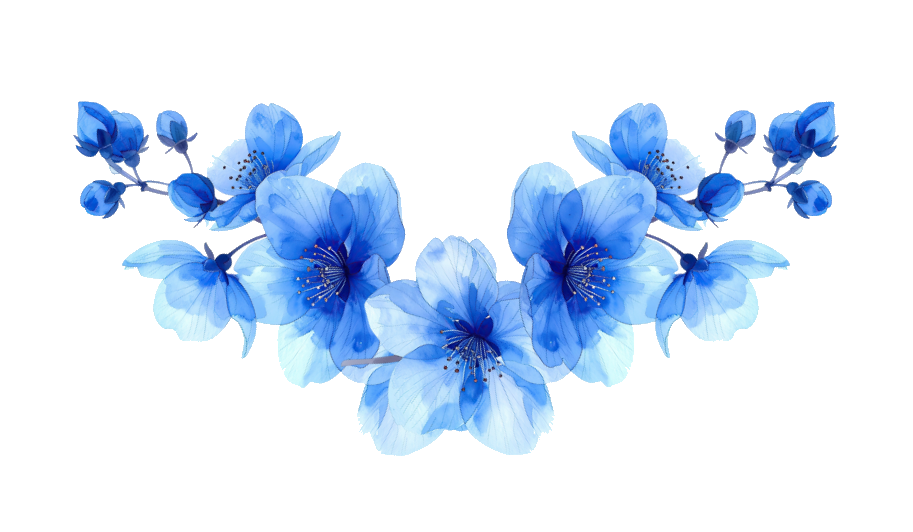
#> input picture assets/flor_sem_fundo.png, 913 x 532 px, found by its file name; its folder holds 6 pictures in this run
$ python prep_assets.py
#> lines starting #> are read from the running program, lines starting #| are printed output that depends on the picture
"""Prepara os assets otimizados usados pelos convites.

Gera em assets/build/:
  flor_spray.png   -> ramo horizontal recortado no bbox alpha (moldura topo/base)
  flor_canto.png   -> metade do ramo, para usar em cantos
  fundo.jpg        -> fundo vale verde otimizado
"""
from PIL import Image, ImageFilter
import numpy as np
import os

SRC = 'assets'
OUT = os.path.join(SRC, 'build')
os.makedirs(OUT, exist_ok=True)


def alpha_bbox(img):
    a = np.array(img.split()[-1])
    ys, xs = np.where(a > 6)
    return (xs.min(), ys.min(), xs.max() + 1, ys.max() + 1)


def main():
    flor = Image.open(os.path.join(SRC, 'flor_sem_fundo.png')).convert('RGBA')
#> flor is the input picture: PIL image 913x532 RGBA; mean R, G, B, A 215.9, 230, 248.2, 70.6
    flor = flor.crop(alpha_bbox(flor))
#> in alpha_bbox, `a = np.array(img.split()[-1])`:
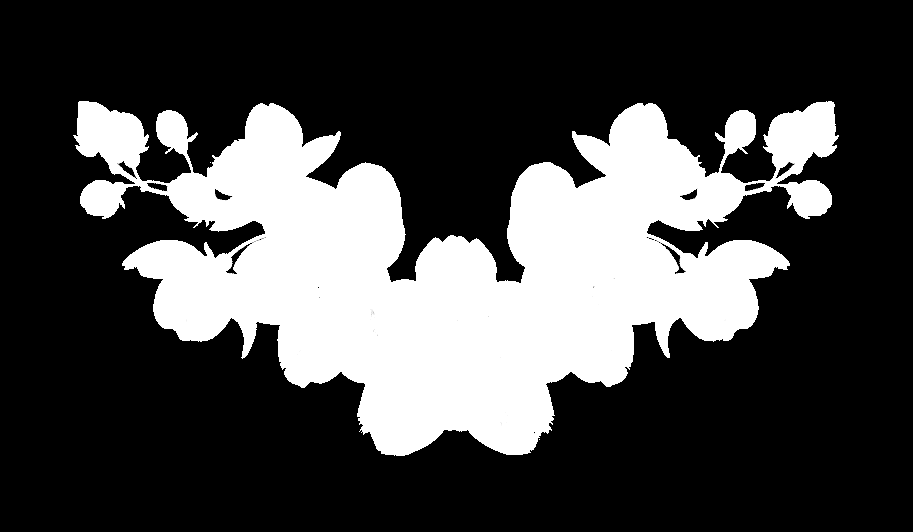
#> a: shape (532, 913); min 0, max 255, mean 70.6
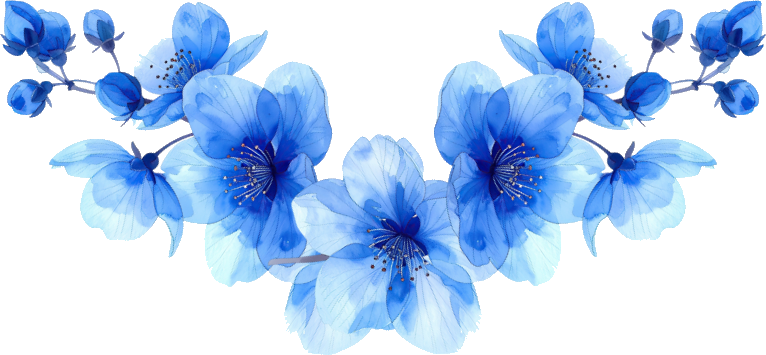
#> flor: PIL image 766x355 RGBA; mean R, G, B, A 185.1, 210.4, 242.9, 126.1; transparent parts drawn white

    # remove franjas: alpha muito baixo virou 0, borda ganha leve suavizacao
    d = np.array(flor)
    a = d[:, :, 3].astype(np.float32)
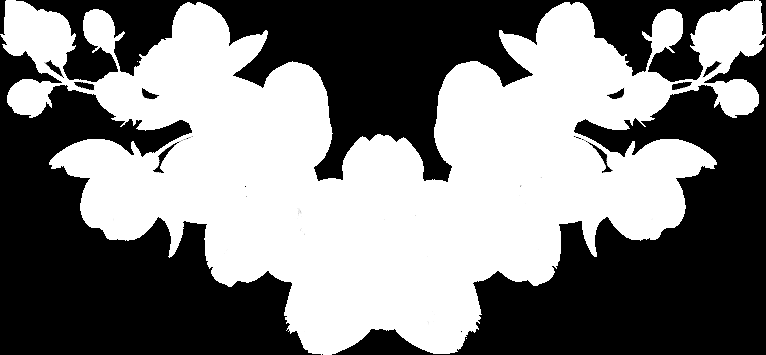
#> a: shape (355, 766) float32; min 0, max 255, mean 126.1
    a[a < 18] = 0
    d[:, :, 3] = a.astype(np.uint8)
    flor = Image.fromarray(d, 'RGBA')
    alpha = flor.split()[-1].filter(ImageFilter.GaussianBlur(0.6))
    flor.putalpha(alpha)

    spray = flor.copy()
    spray.thumbnail((1100, 1100), Image.LANCZOS)
    spray.save(os.path.join(OUT, 'flor_spray.png'), optimize=True)

    # canto: metade esquerda do ramo (ponta fina para dentro)
    w, h = flor.size
#> w = 766; h = 355
    canto = flor.crop((0, 0, int(w * 0.56), h))
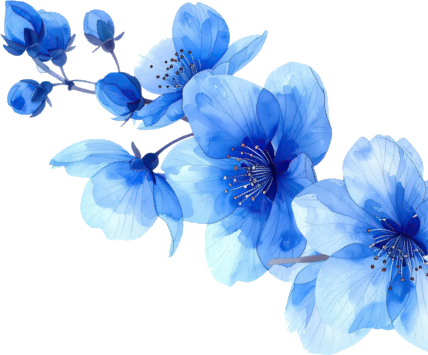
#> canto: PIL image 428x355 RGBA; mean R, G, B, A 185.7, 210.7, 242.8, 127.6; transparent parts drawn white
    canto = canto.crop(alpha_bbox(canto))
#> in alpha_bbox (call 2), `a = np.array(img.split()[-1])`:
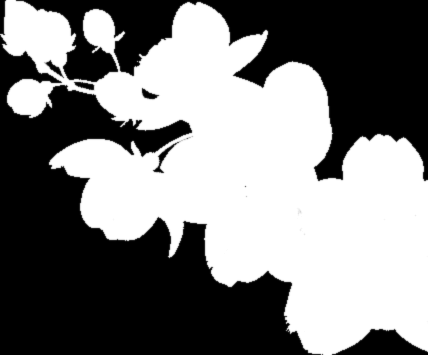
#> a: shape (355, 428); min 0, max 255, mean 127.6
    canto.thumbnail((760, 760), Image.LANCZOS)
    canto.save(os.path.join(OUT, 'flor_canto.png'), optimize=True)

    fundo = Image.open(os.path.join(SRC, 'vale_verde_fundo.png')).convert('RGB')
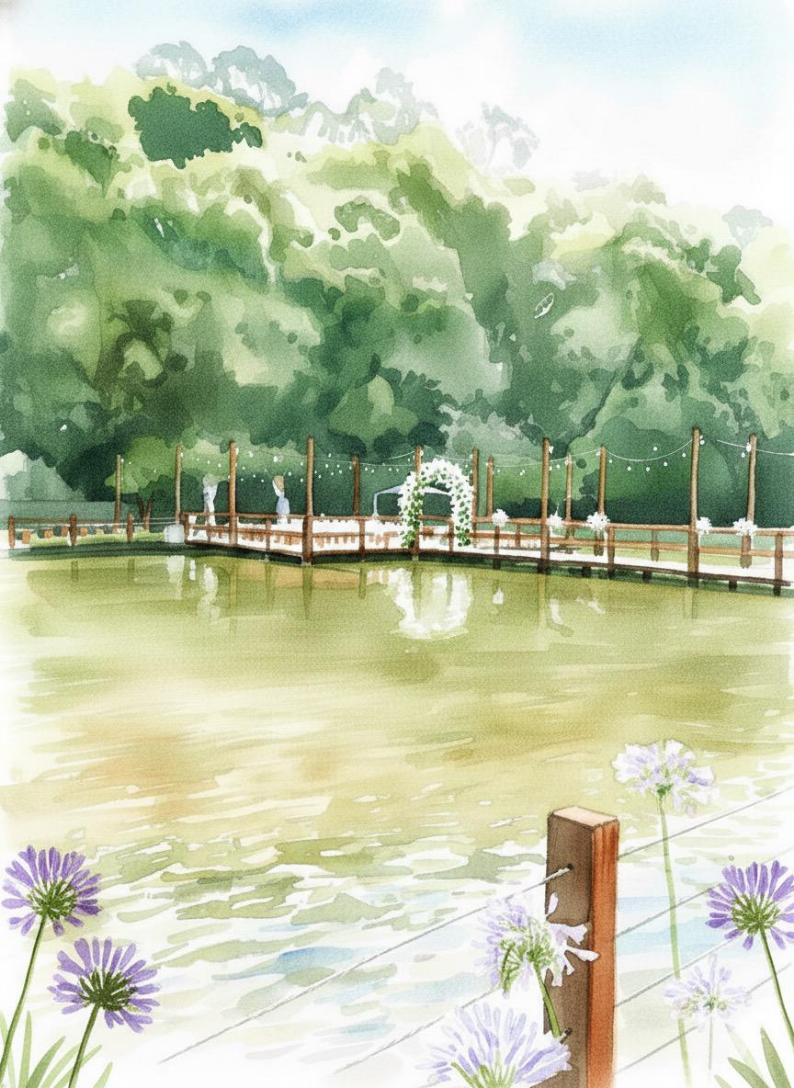
#> input picture assets/vale_verde_fundo.png, 794 x 1088 px, found by its file name
#> fundo is the input picture: PIL image 794x1088 RGB; mean R, G, B 189.6, 199.2, 169.4
    fundo = fundo.resize((900, int(900 * fundo.height / fundo.width)), Image.LANCZOS)
#> fundo: PIL image 900x1233 RGB
    fundo = fundo.filter(ImageFilter.GaussianBlur(2.2))
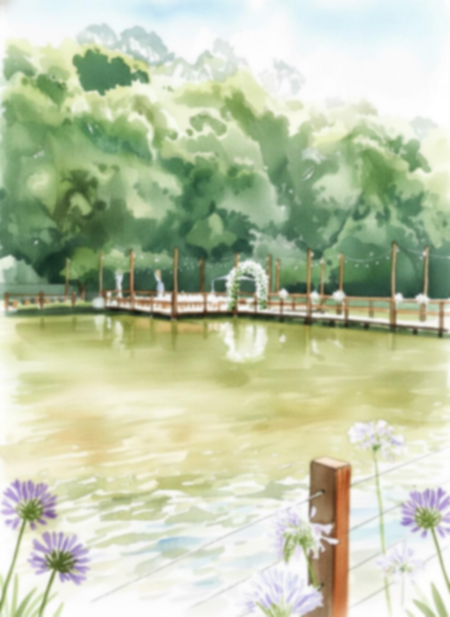
#> fundo: PIL image 900x1233 RGB (shown at 1/2 size); mean R, G, B 189.6, 199.2, 169.4
    fundo.save(os.path.join(OUT, 'fundo.jpg'), quality=72, optimize=True, progressive=True)

    for f in sorted(os.listdir(OUT)):
        p = os.path.join(OUT, f)
        print(f, Image.open(p).size, f'{os.path.getsize(p):,} bytes')


if __name__ == '__main__':
    main()
